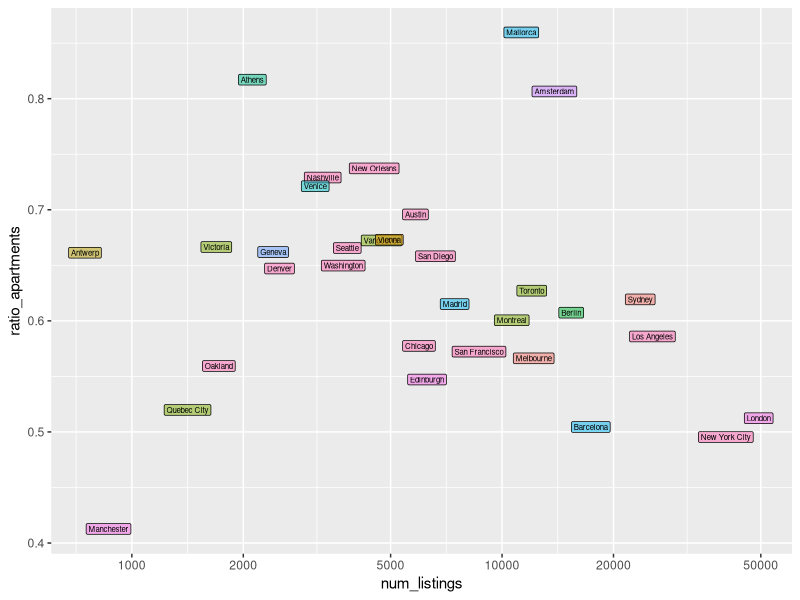
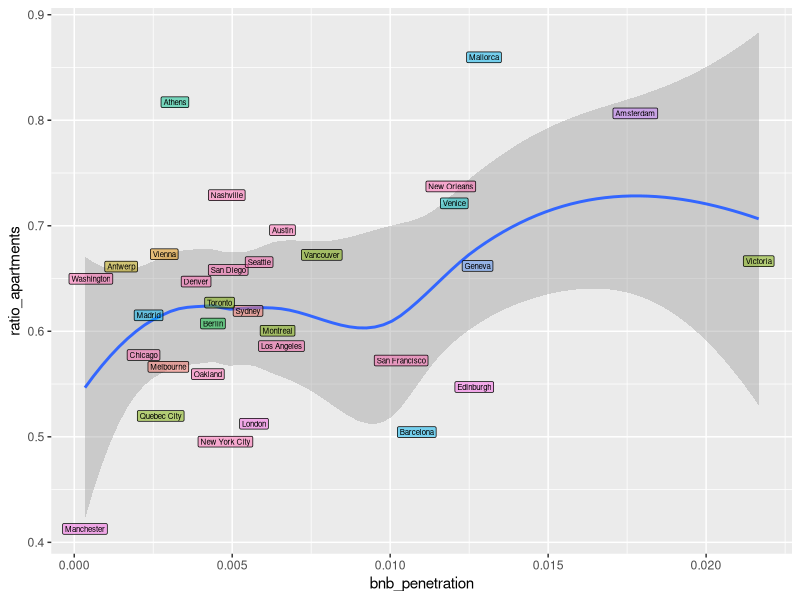
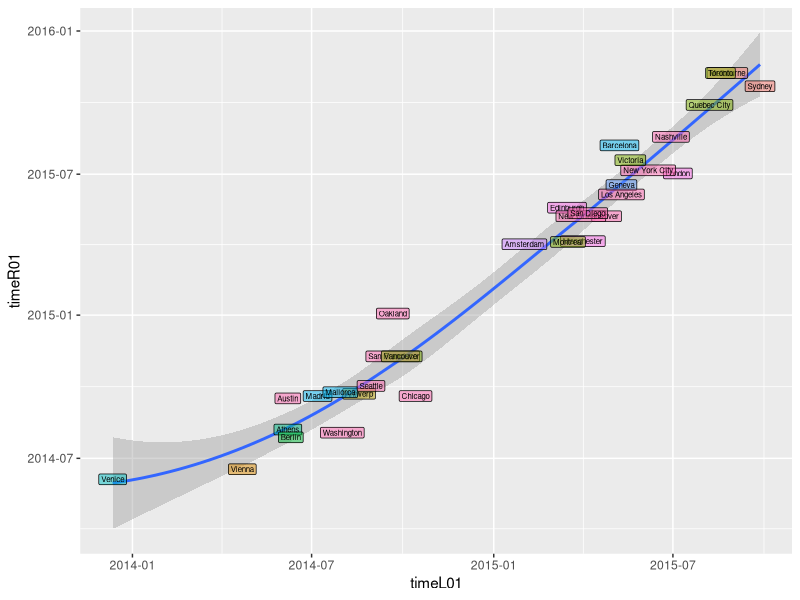
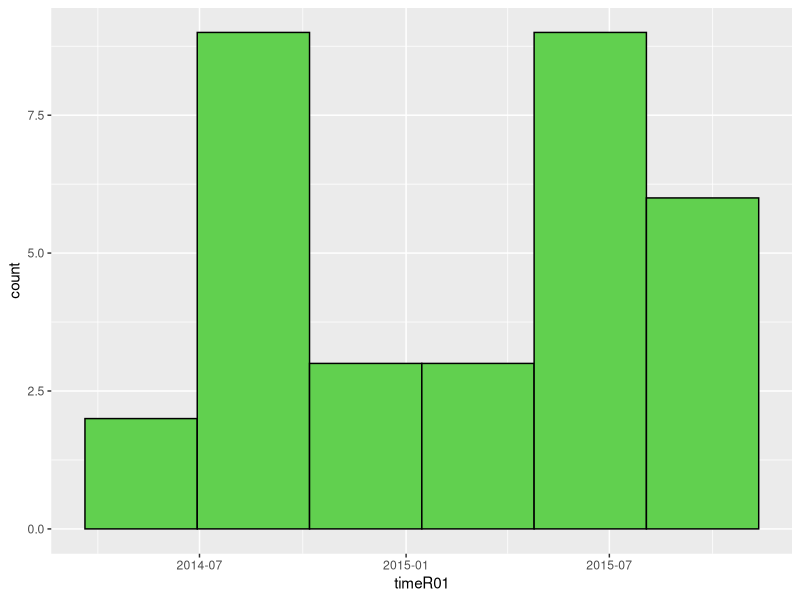
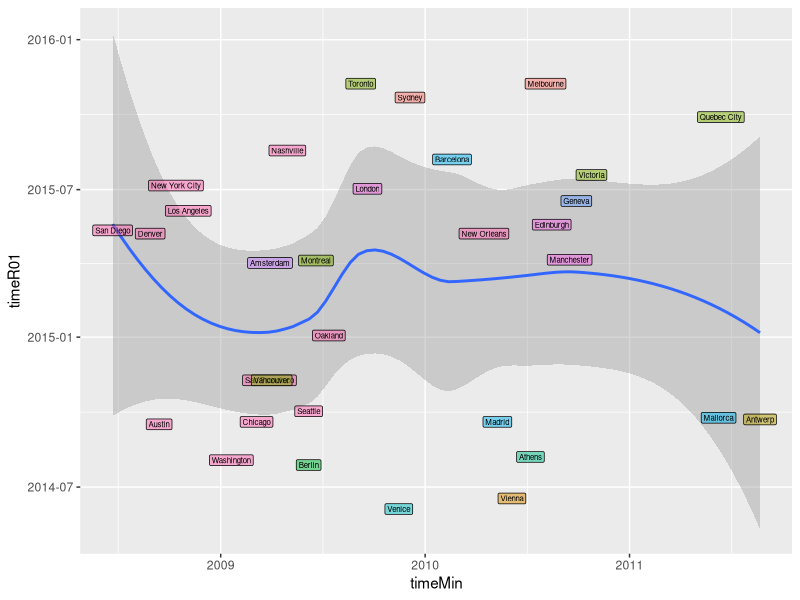
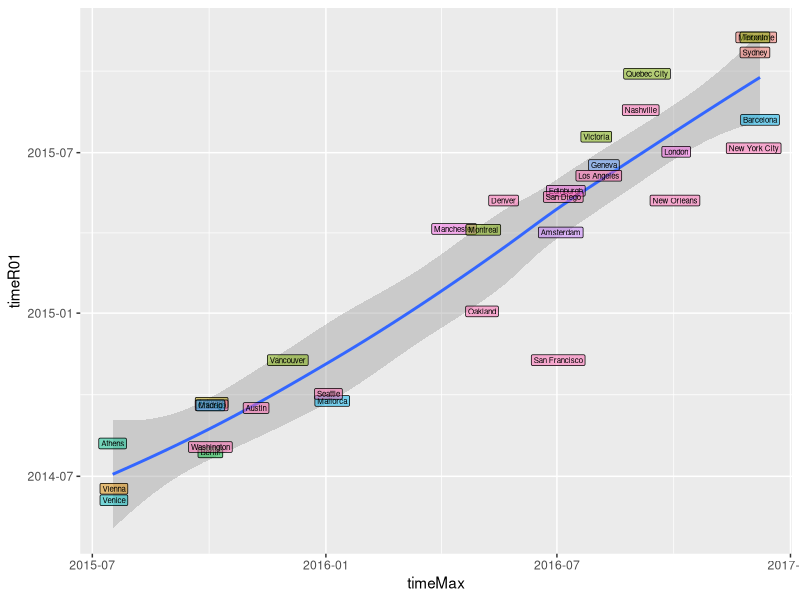
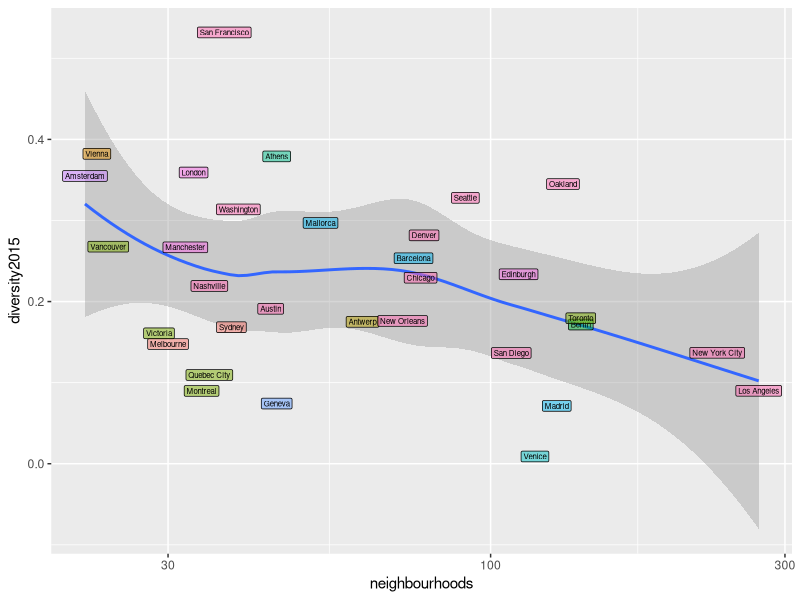

These charts were generated, in order, by the following R code:
library(ggplot2)
library(sqldf)
library(lubridate)

df1 = read.csv("insideairbnb.csv")
df2 = read.csv("cities_temporal.csv")
df3 = read.csv("cities_spread.csv")

names(df1)
names(df2)
names(df3)

df = sqldf("select df1.*, 
                   df2.timeMin, df2.timeR01, df2.timeL01, df2.timeMax,
                   df3.neighbourhoods, df3.diversity2015
            from df1
            join df2 on df1.city=df2.city
            join df3 on df1.city=df3.city
            where df3.neighbourhoods>20")

df$num_listings = df$apartments + df$private_rooms + df$shared_rooms
df$bnb_penetration = df$num_listings / df$poulation
df$ratio_apartments = df$apartments / df$num_listings
df$ratio_private_rooms = df$private_rooms / df$num_listings
df$ratio_shared_rooms = df$shared_rooms / df$num_listings

names(df)
# [1] "city"                "country"             "price"               "apartments"         
# [5] "private_rooms"       "shared_rooms"        "poulation"           "timeMin"            
# [9] "timeR01"             "timeL01"             "timeMax"             "neighbourhoods"     
# [13] "diversity2015"       "num_listings"        "bnb_penetration"     "ratio_apartments"   
# [17] "ratio_private_rooms" "ratio_shared_rooms" 

df$timeMin = ymd(df$timeMin)
df$timeL01 = ymd(df$timeL01)
df$timeR01 = ymd(df$timeR01)
df$timeMax = ymd(df$timeMax)


table(df$country)
#   Australia         Austria         Belgium          Canada 
#           2               1               1               5 
#       China         Denmark          France         Germany 
#           0               0               0               1 
#      Greece         Ireland           Italy           Spain 
#           1               0               1               3 
# Switzerland The Netherlands  United Kingdom   United States 
#           1               1               3              12 


ggplot(df, aes(x=num_listings, y=ratio_apartments, label=city)) + 
  geom_label(size=2, alpha=0.5, aes(fill=country)) +
  scale_x_log10(breaks=c(1000,2000,5000,10000,20000,50000)) +
  theme(legend.position="none")

ggplot(df, aes(x=bnb_penetration, y=ratio_apartments, label=city)) + 
  geom_smooth() +
  geom_label(size=2, alpha=0.5, aes(fill=country)) +
  theme(legend.position="none")

ggplot(df, aes(x=timeL01, y=timeR01, label=city)) + 
  geom_smooth() +
  geom_label(size=2, alpha=0.5, aes(fill=country)) +
  theme(legend.position="none")

ggplot(df, aes(timeR01)) + 
  geom_histogram(col=1, fill=3, binwidth=100)

ggplot(df, aes(x=timeMin, y=timeR01, label=city)) + 
  geom_smooth() +
  geom_label(size=2, alpha=0.5, aes(fill=country)) +
  theme(legend.position="none")

ggplot(df, aes(x=timeMax, y=timeR01, label=city)) + 
  geom_smooth() +
  geom_label(size=2, alpha=0.5, aes(fill=country)) +
  theme(legend.position="none")

ggplot(df, aes(x=neighbourhoods, y=diversity2015, label=city)) + 
  geom_smooth() +
  geom_label(size=2, alpha=0.5, aes(fill=country)) +
  scale_x_log10() +
  theme(legend.position="none")
